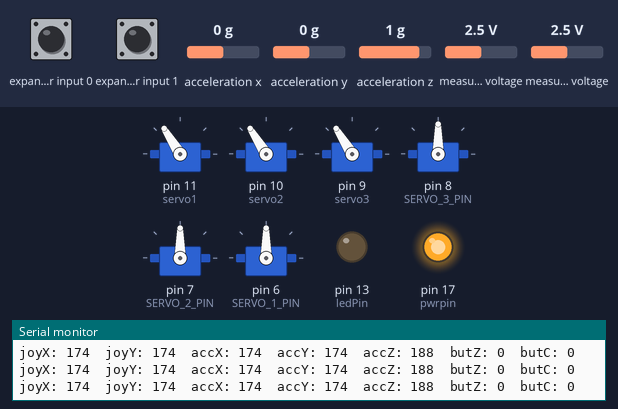
Bench run of a sketch on a simulated Arduino Uno, built with avr-gcc and run on an emulated ATmega328P. Parts: 6 × servo, output pins drawn as LEDs (lit = HIGH), the last lines printed to the serial monitor. Wiring (inferred from the names in the program): Wii Nunchuk at I2C address 0x52. The test bench sets the inputs (shaded band); at power-on: acceleration y 0 g, measured voltage 2.5 V, expander input 0 HIGH, expander input 1 HIGH, acceleration x 0 g, acceleration z 1 g.

Above: at 2.3 s.
2.4 s: acceleration y set to -1.4 g
At 3.1 s:
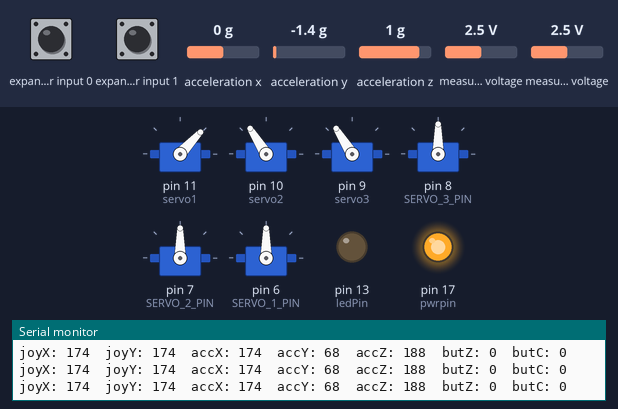
3.9 s: measured voltage (sensor 200) set to 4.9 V
At 4.9 s:
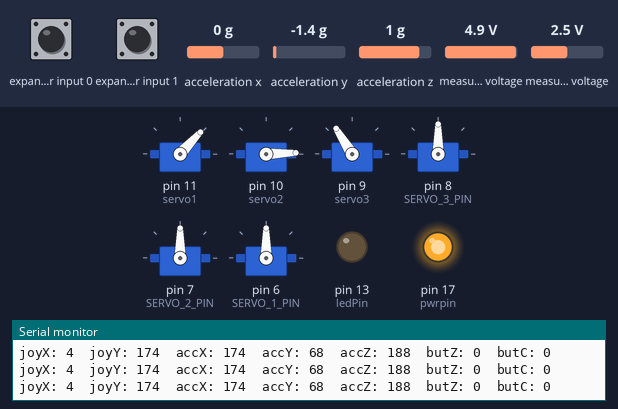
5.4 s: measured voltage (sensor 201) set to 0.1 V
At 6.5 s:
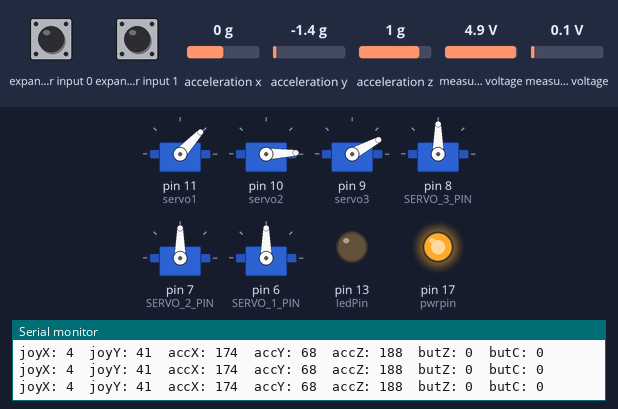
7.0 s: acceleration y set to -0.8 g
At 7.7 s:
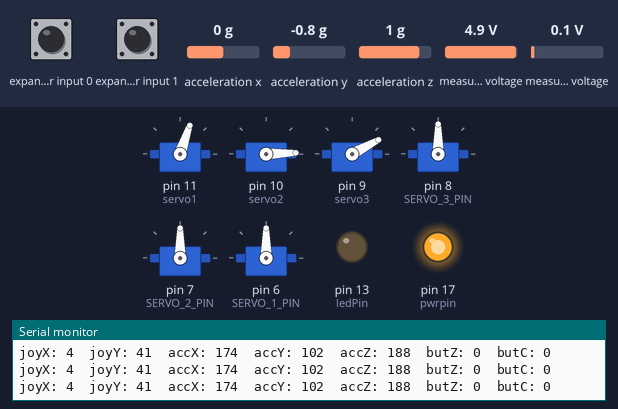
8.6 s: measured voltage (sensor 200) set to 0.1 V
At 9.8 s:
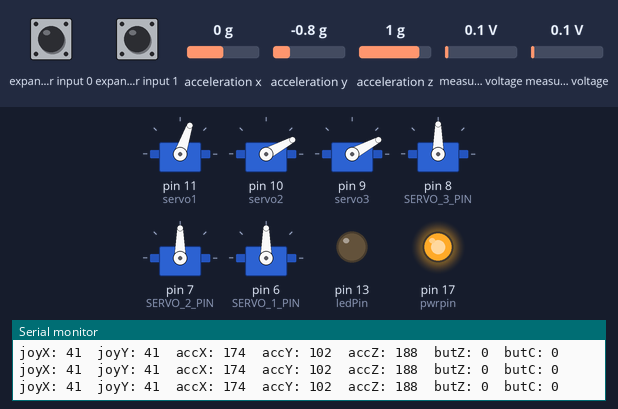
10.1 s: measured voltage (sensor 201) set to 4.9 V
At 10.8 s:
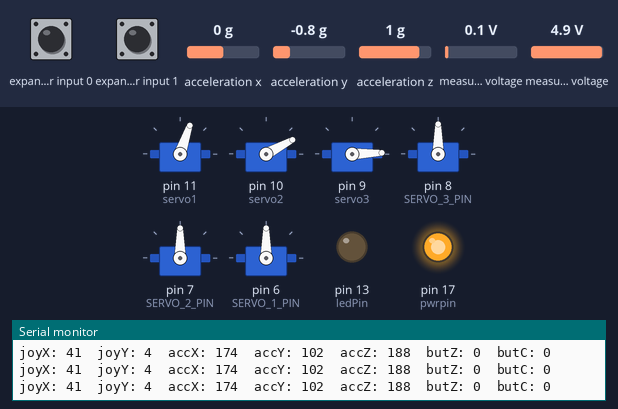
Timing chart, 0 to 12.7 s (numbered marks = the images above; inputs shaded):
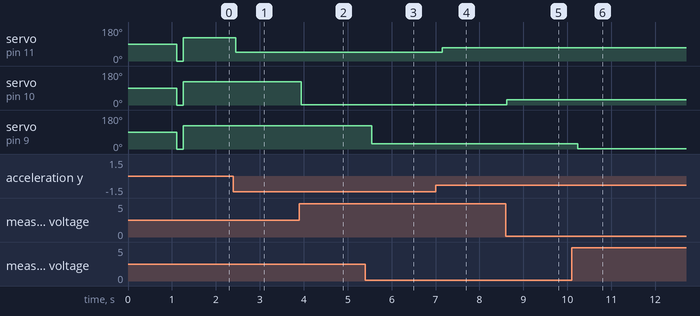

Measured:
- after the input at 2.4 s, servo on pin 11 (servo1): 122° → 47° after 0.06 s
- after the input at 3.9 s, servo on pin 10 (servo2): 122° → 2° at once
- after the input at 5.4 s, servo on pin 9 (servo3): 122° → 28° after 0.15 s
- after the input at 7.0 s, servo on pin 11 (servo1): 47° → 71° after 0.15 s
- after the input at 8.6 s, servo on pin 10 (servo2): 2° → 28° at once
- after the input at 10.1 s, servo on pin 9 (servo3): 28° → 2° after 0.14 s

The sketch:

processing-wiichuck.ino
```cpp
// (licence header left out)
#include <Wire.h>
#include "nunchuck_funcs.h"

// Import the Arduino Servo library
#include <Servo.h>

// Physical pins where servos will be attached.
int SERVO_1_PIN = 6;
int SERVO_2_PIN = 7;
int SERVO_3_PIN = 8;
int SERVO_4_PIN = 9;
int SERVO_5_PIN = 10;
int SERVO_6_PIN = 11;

// Create a Servo object for each servo
Servo servo1;
Servo servo2;
Servo servo3;
Servo servo4;
Servo servo5;
Servo servo6;

// Common servo setup values
int minPulse = 600;   // minimum servo position, us (microseconds)
int maxPulse = 2400;  // maximum servo position, us
boolean servosEnabled = false;  //servo power enabled

// User input for servo and position
int userInput[3];    // raw input from serial buffer, 3 bytes
int startbyte;       // start byte, begin reading input
int servo;           // which servo to pulse?
int pos;             // servo angle 0-180
int i;               // iterator

// LED on Pin 13 to indicate if servos have power
int ledPin = 13;
int ledPinState = LOW;


int pos1 = 0;    // variable to store the servo position
int pos2 = 0;    // variable to store the servo position
int pos3 = 0;

int loop_cnt = 0;

byte accX, accY, accZ, joyX, joyY, joyZ, butZ, butC;

void setup()
{
  pinMode(ledPin, OUTPUT);

  // Open the serial connection, 9600 baud
  Serial.begin(9600);

  delay (1000);
  // Serial.begin(9600);
  nunchuck_setpowerpins();
  nunchuck_init(); // send the initilization handshake
  Serial.print("WiiChuck ready to transmit ... \n");

  servo1.attach(11);  // attaches the servo on pin 9 to the servo object ---ARM
  servo2.attach(10);  // attaches the servo on pin 10 to the servo object ---EYES
  servo3.attach(9); // --- HAND
  servo4.attach(8); // --- processing controlled
  servo5.attach(7); // --- processing controlled
  servo6.attach(6); // --- processing controlled


}

void loop()
{
  // Wait for serial input (min 3 bytes in buffer)
  if (Serial.available() > 2) {
    // Read the first byte
    startbyte = Serial.read();
    // If it's really the startbyte (255) ...
    if (startbyte == 255) {
      // ... then get the next two bytes
      for (i = 0; i < 2; i++) {
        userInput[i] = Serial.read();
      }
      // First byte = servo to move?
      servo = userInput[0];
      // Second byte = which position?
      pos = userInput[1];
      // Packet error checking and recovery
      if (pos == 255) {
        servo = 255;
      }

      // Assign new position to appropriate servo
      switch (servo) {
        case 1:
          servo4.write(pos);    // move servo1 to 'pos'
          break;
        case 2:
          servo5.write(pos);
          break;
        case 3:
          servo6.write(pos);
          break;


        // Enable or disable servos, display status on LED
        case 99:
          if (pos == 180) {  //enable
            if ( !servosEnabled ) {

              attachServos();
            }
            ledPinState = HIGH;
          }
          if (pos == 0) {    //disable

            detachServos();
            ledPinState = LOW;
          }
          digitalWrite(ledPin, ledPinState);
          break;
      }
    }
  }

  if ( loop_cnt > 100 ) { // every 100 msecs get new data
    loop_cnt = 0;

    nunchuck_get_data();

    joyX  = nunchuck_joyx(); // ranges from approx 70 - 182
    joyY  = nunchuck_joyy(); // ranges from approx 65 - 173


    accX  = nunchuck_accelx(); // ranges from approx 70 - 182
    accY  = nunchuck_accely(); // ranges from approx 65 - 173
    accZ  = nunchuck_accelz(); // ranges from approx 65 - 173

    butZ = nunchuck_zbutton();
    butC = nunchuck_cbutton();

    Serial.print("joyX: "); Serial.print((byte)joyX, DEC);
    Serial.print("  joyY: "); Serial.print((byte)joyY, DEC);

    Serial.print("  accX: "); Serial.print((byte)accX, DEC);
    Serial.print("  accY: "); Serial.print((byte)accY, DEC);
    Serial.print("  accZ: "); Serial.print((byte)accZ, DEC);

    Serial.print("  butZ: "); Serial.print((byte)butZ, DEC);
    Serial.print("  butC: "); Serial.println((byte)butC, DEC);
  }
  loop_cnt++;
  delay(1);

  //here we calculate where servos will move to
  pos1 = map ( accY, 1, 255, 0, 180);       //check map() syntax at https://www.arduino.cc/en/Reference/Map
  pos2 = map ( joyX, 1, 255, 0, 180);
  pos3 = map (joyY, 1, 255, 0, 180);

  //here we update servos positions. Check
  servo1.write(pos1);              // tell servo to go to position in variable 'pos'
  servo2.write(pos2);              // tell servo to go to position in variable 'pos'
  servo3.write(pos3);
}

void attachServos() {
  // Attach each Servo object to a digital pin
  servo4.attach(SERVO_1_PIN, minPulse, maxPulse);
  servo5.attach(SERVO_2_PIN, minPulse, maxPulse);
  servo6.attach(SERVO_3_PIN, minPulse, maxPulse);
  servosEnabled = true;
}

void detachServos() {
  servo4.detach();
  servo5.detach();
  servo6.detach();
  servosEnabled = false;
}
```

nunchuck_funcs.h
```cpp
/*
 * Nunchuck functions  -- Talk to a Wii Nunchuck
 *
 * This library is from the Bionic Arduino course :
 *                          http://todbot.com/blog/bionicarduino/
 *
 * 2007-11 Tod E. Kurt, http://todbot.com/blog/
 *
 * The Wii Nunchuck reading code originally from Windmeadow Labs
 *   http://www.windmeadow.com/node/42
 */

#if (ARDUINO >= 100)
#include <Arduino.h>
#else
#include <WProgram.h>
//#define Wire.write(x) Wire.send(x)
//#define Wire.read() Wire.receive()
#endif


uint8_t ctrlr_type[6];
static uint8_t nunchuck_buf[6];   // array to store nunchuck data,

// Uses port C (analog in) pins as power & ground for Nunchuck
static void nunchuck_setpowerpins()
{
#define pwrpin PORTC3
#define gndpin PORTC2
  DDRC |= _BV(pwrpin) | _BV(gndpin);
  PORTC &= ~ _BV(gndpin);
  PORTC |=  _BV(pwrpin);
  delay(100);  // wait for things to stabilize
}

// initialize the I2C system, join the I2C bus,
// and tell the nunchuck we're talking to it
static void nunchuck_init()
{
  /* original code for WII nunchuck
    Wire.begin();                // join i2c bus as master
    Wire.beginTransmission(0x52);// transmit to device 0x52
  #if (ARDUINO >= 100)
    Wire.write((uint8_t)0x40);// sends memory address
    Wire.write((uint8_t)0x00);// sends sent a zero.
  #else
    Wire.send((uint8_t)0x40);// sends memory address
    Wire.send((uint8_t)0x00);// sends sent a zero.
  #endif
    Wire.endTransmission();// stop transmitting

    */

  /* code for OEM nunchucks*/

  byte cnt;

  Wire.begin();

  // init controller
  delay(1);
  Wire.beginTransmission(0x52);      // device address
  #if (ARDUINO < 100)
    Wire.send((uint8_t)0xF0);                    // 1st initialisation register
    Wire.send((uint8_t)0x55);                    // 1st initialisation value
    Wire.endTransmission();
    delay(1);
    Wire.beginTransmission(0x52);
    Wire.send(0xFB);                    // 2nd initialisation register
    Wire.send(0x00);                    // 2nd initialisation value
    Wire.endTransmission();
    delay(1);

    // read the extension type from the register block
    Wire.beginTransmission(0x52);
    Wire.send(0xFA);                    // extension type register
    Wire.endTransmission();
    Wire.beginTransmission(0x52);
    Wire.requestFrom(0x52, 6);               // request data from controller
    for (cnt = 0; cnt < 6; cnt++) {
      if (Wire.available()) {
        ctrlr_type[cnt] = Wire.receive(); // Should be 0x0000 A420 0101 for Classic Controller, 0x0000 A420 0000 for nunchuck
      }
    }
    Wire.endTransmission();
    delay(1);

    // send the crypto key (zeros), in 3 blocks of 6, 6 & 4.
    Wire.beginTransmission(0x52);
    Wire.send(0xF0);                    // crypto key command register
    Wire.send(0xAA);                    // sends crypto enable notice
    Wire.endTransmission();
    delay(1);
    Wire.beginTransmission(0x52);
    Wire.send(0x40);                    // crypto key data address
    for (cnt = 0; cnt < 6; cnt++) {
      Wire.send(0x00);                    // sends 1st key block (zeros)
    }
    Wire.endTransmission();
    Wire.beginTransmission(0x52);
    Wire.send(0x40);                    // sends memory address
    for (cnt = 6; cnt < 12; cnt++) {
      Wire.send(0x00);                    // sends 2nd key block (zeros)
    }
    Wire.endTransmission();
    Wire.beginTransmission(0x52);
    Wire.send(0x40);                    // sends memory address
    for (cnt = 12; cnt < 16; cnt++) {
      Wire.send(0x00);                    // sends 3rd key block (zeros)
    }
    Wire.endTransmission();
    delay(1);
    // end device init
  #else       //other Arduino IDEs
    Wire.write((uint8_t)0xF0);                    // 1st initialisation register
    Wire.write((uint8_t)0x55);                    // 1st initialisation value
    Wire.endTransmission();
    delay(1);
    Wire.beginTransmission(0x52);
    Wire.write((uint8_t)0xFB);                    // 2nd initialisation register
    Wire.write((uint8_t)0x00);                    // 2nd initialisation value
    Wire.endTransmission();
    delay(1);

    // read the extension type from the register block
    Wire.beginTransmission(0x52);
    Wire.write((uint8_t)0xFA);                    // extension type register
    Wire.endTransmission();
    Wire.beginTransmission(0x52);
    Wire.requestFrom(0x52, 6);               // request data from controller
    for (cnt = 0; cnt < 6; cnt++) {
      if (Wire.available()) {
        ctrlr_type[cnt] = Wire.read(); // Should be 0x0000 A420 0101 for Classic Controller, 0x0000 A420 0000 for nunchuck
      }
    }
    Wire.endTransmission();
    delay(1);

    // send the crypto key (zeros), in 3 blocks of 6, 6 & 4.
    Wire.beginTransmission(0x52);
    Wire.write((uint8_t)0xF0);                    // crypto key command register
    Wire.write((uint8_t)0xAA);                    // sends crypto enable notice
    Wire.endTransmission();
    delay(1);
    Wire.beginTransmission(0x52);
    Wire.write((uint8_t)0x40);                    // crypto key data address
    for (cnt = 0; cnt < 6; cnt++) {
      Wire.write((uint8_t)0x00);                    // sends 1st key block (zeros)
    }
    Wire.endTransmission();
    Wire.beginTransmission(0x52);
    Wire.write((uint8_t)0x40);                    // sends memory address
    for (cnt = 6; cnt < 12; cnt++) {
      Wire.write((uint8_t)0x00);                    // sends 2nd key block (zeros)
    }
    Wire.endTransmission();
    Wire.beginTransmission(0x52);
    Wire.write((uint8_t)0x40);                    // sends memory address
    for (cnt = 12; cnt < 16; cnt++) {
      Wire.write((uint8_t)0x00);                    // sends 3rd key block (zeros)
    }
    Wire.endTransmission();
    delay(1);
    // end device init
  #endif
}

// Send a request for data to the nunchuck
// was "send_zero()"
static void nunchuck_send_request()
{
  Wire.beginTransmission(0x52);// transmit to device 0x52
#if (ARDUINO >= 100)
  Wire.write((uint8_t)0x00);// sends one byte
#else
  Wire.send((uint8_t)0x00);// sends one byte
#endif
  Wire.endTransmission();// stop transmitting
}

// Encode data to format that most wiimote drivers except
// only needed if you use one of the regular wiimote drivers
static char nunchuk_decode_byte (char x)
{
  x = (x ^ 0x17) + 0x17;
  return x;
}

// Receive data back from the nunchuck,
// returns 1 on successful read. returns 0 on failure
static int nunchuck_get_data()
{
  int cnt = 0;
  Wire.requestFrom (0x52, 6);// request data from nunchuck
  while (Wire.available ()) {
    // receive byte as an integer
#if (ARDUINO >= 100)
    nunchuck_buf[cnt] = nunchuk_decode_byte( Wire.read() );
#else
    nunchuck_buf[cnt] = nunchuk_decode_byte( Wire.receive() );
#endif
    cnt++;
  }
  nunchuck_send_request();  // send request for next data payload
  // If we recieved the 6 bytes, then go print them
  if (cnt >= 5) {
    return 1;   // success
  }
  return 0; //failure
}

// Print the input data we have recieved
// accel data is 10 bits long
// so we read 8 bits, then we have to add
// on the last 2 bits.  That is why I
// multiply them by 2 * 2
static void nunchuck_print_data()
{
  static int i = 0;
  int joy_x_axis = nunchuck_buf[0];
  int joy_y_axis = nunchuck_buf[1];
  int accel_x_axis = nunchuck_buf[2]; // * 2 * 2;
  int accel_y_axis = nunchuck_buf[3]; // * 2 * 2;
  int accel_z_axis = nunchuck_buf[4]; // * 2 * 2;

  int z_button = 0;
  int c_button = 0;

  // byte nunchuck_buf[5] contains bits for z and c buttons
  // it also contains the least significant bits for the accelerometer data
  // so we have to check each bit of byte outbuf[5]
  if ((nunchuck_buf[5] >> 0) & 1)
    z_button = 1;
  if ((nunchuck_buf[5] >> 1) & 1)
    c_button = 1;

  if ((nunchuck_buf[5] >> 2) & 1)
    accel_x_axis += 1;
  if ((nunchuck_buf[5] >> 3) & 1)
    accel_x_axis += 2;

  if ((nunchuck_buf[5] >> 4) & 1)
    accel_y_axis += 1;
  if ((nunchuck_buf[5] >> 5) & 1)
    accel_y_axis += 2;

  if ((nunchuck_buf[5] >> 6) & 1)
    accel_z_axis += 1;
  if ((nunchuck_buf[5] >> 7) & 1)
    accel_z_axis += 2;

  Serial.print(i, DEC);
  Serial.print("\t");

  Serial.print("joy:");
  Serial.print(joy_x_axis, DEC);
  Serial.print(",");
  Serial.print(joy_y_axis, DEC);
  Serial.print("  \t");

  Serial.print("acc:");
  Serial.print(accel_x_axis, DEC);
  Serial.print(",");
  Serial.print(accel_y_axis, DEC);
  Serial.print(",");
  Serial.print(accel_z_axis, DEC);
  Serial.print("\t");

  Serial.print("but:");
  Serial.print(z_button, DEC);
  Serial.print(",");
  Serial.print(c_button, DEC);

  Serial.print("\r\n");  // newline
  i++;
}

// returns zbutton state: 1=pressed, 0=notpressed
static int nunchuck_zbutton()
{
  return ((nunchuck_buf[5] >> 0) & 1) ? 0 : 1;  // voodoo
}

// returns zbutton state: 1=pressed, 0=notpressed
static int nunchuck_cbutton()
{
  return ((nunchuck_buf[5] >> 1) & 1) ? 0 : 1;  // voodoo
}

// returns value of x-axis joystick
static int nunchuck_joyx()
{
  return nunchuck_buf[0];
}

// returns value of y-axis joystick
static int nunchuck_joyy()
{
  return nunchuck_buf[1];
}

// returns value of x-axis accelerometer
static int nunchuck_accelx()
{
  return nunchuck_buf[2];   // FIXME: this leaves out 2-bits of the data
}

// returns value of y-axis accelerometer
static int nunchuck_accely()
{
  return nunchuck_buf[3];   // FIXME: this leaves out 2-bits of the data
}

// returns value of z-axis accelerometer
static int nunchuck_accelz()
{
  return nunchuck_buf[4];   // FIXME: this leaves out 2-bits of the data
}
```
